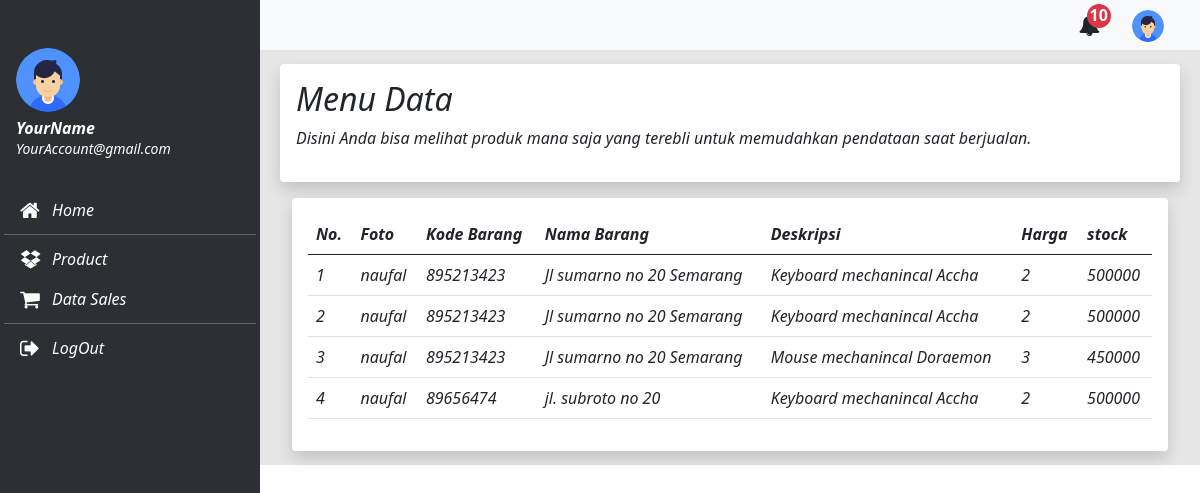
Page /data_sales.php on the committed database.
### tables this page shows
CREATE TABLE `tb_out` (
  `id` int(50) NOT NULL,
  `nama_org` varchar(50) NOT NULL,
  `Nohp` int(100) NOT NULL,
  `Alamat` varchar(100) NOT NULL,
  `nama` varchar(100) NOT NULL,
  `qty` int(20) NOT NULL,
  `total` int(25) NOT NULL
);

### config.php (called while the page is built, shortened)
<?php
class database
{
    var $host = "localhost";
    var $username = "root";
    var $password = "";
    var $database = "tubes";
    var $koneksi = "";
    function __construct()
    {
        $this->koneksi = mysqli_connect($this->host, $this->username, $this->password, $this->database);
    }
    function keluar()
    {
        $data_out = mysqli_query($this->koneksi, "SELECT * FROM tb_out");
        while ($row = mysqli_fetch_array($data_out)) {
            $hasil[] = $row;
        }
        return $hasil;
    }
}
?>

### data_sales.php (the view, shortened to what this page needs)
<!DOCTYPE html>
<html lang="en">
<head>
    <link rel="stylesheet" href="./assets/app/css/bootstrap.min.css">
    <link rel="stylesheet" href="./assets/icons/css/font-awesome.min.css">
    <link rel="stylesheet" href="./dist/css/index.css">
</head>
<body>
    <div class="wrapper">
        <nav class="navbar navbar-expand-md navbar-light bg-light d-block pt-2 pb-2 px-1">
            <div class="container-fluid">
                <button class="btn btn-default" id="btn-slider" type="button">
                    <i class="fa fa-bars fa-lg" aria-hidden="true"></i>
                </button>
                <a class="navbar-brand me-auto text-danger" href="#">Dash<span class="text-warning">Board</span></a>
                <ul class="nav ms-auto">
                    <li class="nav-item dropstart">
                        <a class="nav-link text-dark ps-3" href="#" id="navbarDropdown" role="button" data-bs-toggle="dropdown">
                            <i class="fa fa-bell fa-lg py-2" aria-hidden="true"></i>
                            <span class="badge bg-danger">10</span>
                        </a>
                    </li>
                    <li class="nav-item dropstart">
                        <a class="nav-link text-dark ps-3 pe-1" href="#" id="navbarDropdown" role="button" data-bs-toggle="dropdown">
                            <img src="./images/user/user.png" alt="user" class="img-user">
                        </a>
                        <div class="dropdown-menu mt-2 pt-0" aria-labelledby="navbarDropdown">
                            <div class="d-flex p-3 border-bottom mb-2">
                                <i mg src="./images/user/user.png" alt="user" class="img-user me-2">
                            </div>
                        </div>
                    </li>
                </ul>
            </div>
        </nav>
        <div class="slider" id="sliders">
            <div class="slider-head">
                <div class="d-block pt-4 pb-3 px-3">
                    <img src="./images/user/user.png" alt="user" class="slider-img-user mb-2">
                    <p class="fw-bold mb-0 lh-1 text-white">YourName</p>
                    <small class="text-white">YourAccount@gmail.com</small>
                </div>
            </div>
            <div class="slider-body px-1">
                <nav class="nav flex-column">
                    <a class="nav-link px-3 active" href="menu_admin.html">
                        <i class="fa fa-home fa-lg box-icon" aria-hidden="true"></i>Home
                    </a>
                    <hr class="soft my-1 bg-white">
                    <a class="nav-link px-3" href="produk.php">
                        <i class="fa fa-dropbox fa-lg box-icon" aria-hidden="true"></i>Product
                    </a>
                    <a class="nav-link px-3" href="#">
                        <i class="fa fa-shopping-cart fa-lg box-icon" aria-hidden="true"></i>Data Sales
                    </a>
                    <hr class="soft my-1 bg-white">
                    <a class="nav-link px-3" href="logout.php">
                        <i class="fa fa-sign-out fa-lg box-icon" aria-hidden="true"></i>LogOut
                    </a>
                </nav>
            </div>
        </div>
        <div class="main-pages">
            <div class="container-fluid">
                <div class="row g-2 mb-3">
                    <div class="col-12">
                        <div class="d-block bg-white rounded shadow p-3">
                            <h2>Menu Data</h2>
                            <p>Disini Anda bisa melihat produk mana saja yang terebli untuk memudahkan pendataan saat berjualan.</p>
                        </div>
                    </div>
                </div>
        <div class="container">
                <?php
                include 'config.php';
                $db = new Database();
                ?>
                <div class="row g-2">
                    <div class="col-12 col-lg-12 ">
                        <div class="d-block rounded shadow bg-white p-3">
                            <table class="table">
                                <thead>
                                    <tr>
                                        <th scope="col">No.</th>
                                        <th scope="col">Foto</th>
                                        <th scope="col">Kode Barang</th>
                                        <th scope="col">Nama Barang</th>
                                        <th scope="col">Deskripsi</th>
                                        <th scope="col">Harga</th>
                                        <th scope="col">stock</th>
                                    </tr>
                                </thead>
                                <tbody>
                                    <?php
                                    $no = 1;
                                    foreach ($db->keluar() as $x) {
                                    ?>
                                        <tr>
                                            <td><?php echo $no++; ?></td>
                                            <td><?php echo $x['nama_org']; ?></td>
                                            <td><?php echo $x['Nohp']; ?></td>
                                            <td><?php echo $x['Alamat']; ?></td>
                                            <td><?php echo $x['nama']; ?></td>
                                            <td><?php echo $x['qty']; ?></td>
                                            <td><?php echo $x['total']; ?></td>
                                            <div class="row g-2">
                                            </div>
                                        </tr>
                                    <?php
                                    }
                                    ?>
                            </table>
                        </div>
                    </div>
                </div>
            </div>
        </div>
        </div>
</body>
</html>

### rows in the picture
tb_out: nama_org "naufal", Nohp "895213423", Alamat "Jl sumarno no 20 Semarang", nama "Keyboard mechanincal Accha", qty "2", total "500000"
tb_out: nama_org "naufal", Nohp "895213423", Alamat "Jl sumarno no 20 Semarang", nama "Keyboard mechanincal Accha", qty "2", total "500000"
tb_out: nama_org "naufal", Nohp "895213423", Alamat "Jl sumarno no 20 Semarang", nama "Mouse mechanincal Doraemon", qty "3", total "450000"
tb_out: nama_org "naufal", Nohp "89656474", Alamat "jl. subroto no 20", nama "Keyboard mechanincal Accha", qty "2", total "500000"
